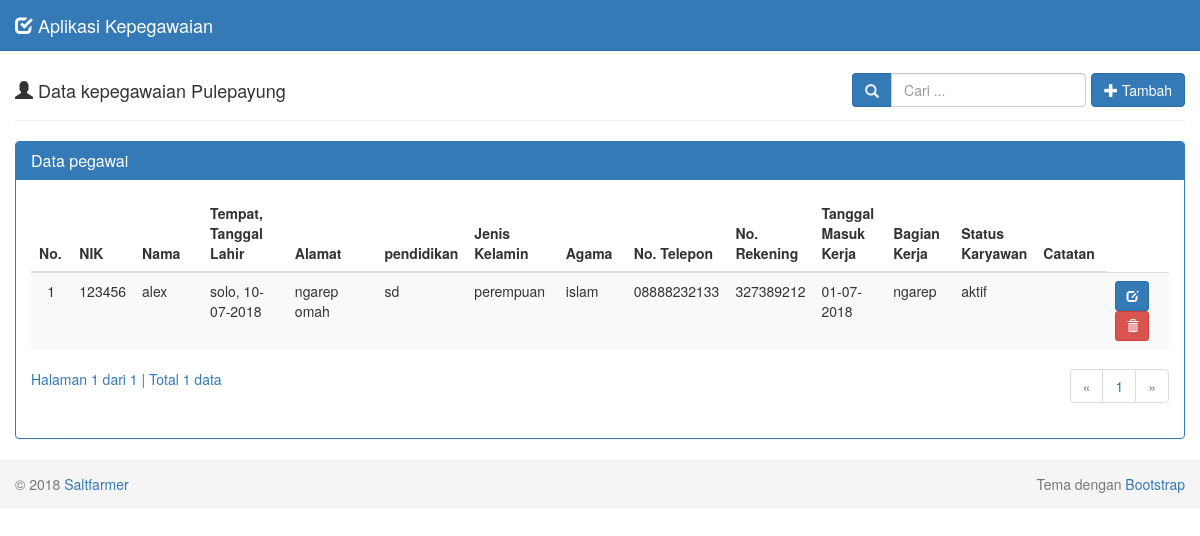
The page / on the database its author committed.
### tables this page shows
CREATE TABLE `pegawai` (
  `nik` int(10) NOT NULL,
  `nama` varchar(30) NOT NULL,
  `tempat_lahir` varchar(15) NOT NULL,
  `tanggal_lahir` date NOT NULL,
  `alamat` varchar(50) NOT NULL,
  `pendidikan` varchar(5) NOT NULL,
  `jenis_kelamin` varchar(10) NOT NULL,
  `agama` varchar(10) NOT NULL,
  `no_telepon` varchar(15) NOT NULL,
  `no_rekening` varchar(15) NOT NULL,
  `tanggal_masuk_kerja` date NOT NULL,
  `bagian_kerja` varchar(15) NOT NULL,
  `status_karyawan` varchar(10) NOT NULL,
  `catatan` varchar(25) NOT NULL
);

### tampil-data.php (the view, shortened to what this page needs)
<?php
if (isset($_POST['cari'])) {
  $cari = $_POST['cari'];
} else {
  $cari = "";
}
?>
  <div class="row">
    <div class="col-md-12">
      <div class="page-header">
        <h4>
          <i class="glyphicon glyphicon-user"></i> Data kepegawaian Pulepayung
          <div class="pull-right btn-tambah">
            <form class="form-inline" method="POST" action="index.php">
              <div class="form-group">
                <div class="input-group">
                  <div class="input-group-addon">
                    <i class="glyphicon glyphicon-search"></i>
                  </div>
                  <input type="text" class="form-control" name="cari" placeholder="Cari ..." autocomplete="off" value="<?php echo $cari; ?>">
                </div>
              </div>
              <a class="btn btn-primary" href="?page=tambah">
                <i class="glyphicon glyphicon-plus"></i> Tambah
              </a>
            </form>
          </div>
        </h4>
      </div>
      <div class="panel panel-primary">
        <div class="panel-heading">
          <h3 class="panel-title">Data pegawai</h3>
        </div>
        <div class="panel-body">
          <div class="table-responsive">
            <table class="table table-striped table-hover">
              <thead>
                <tr>
                  <th>No.</th>
                  <th>NIK</th>
                  <th>Nama</th>
                  <th>Tempat, Tanggal Lahir</th>
                  <th>Alamat</th>
                  <th>pendidikan</th>
                  <th>Jenis Kelamin</th>
                  <th>Agama</th>
                  <th>No. Telepon</th>
                  <th>No. Rekening</th>
                  <th>Tanggal Masuk Kerja</th>
                  <th>Bagian Kerja</th>
                  <th>Status Karyawan</th>
                  <th>Catatan</th
                </tr>
              </thead>
              <tbody>
              <?php
              $batas = 10;
              if (isset($cari)) {
                $jumlah_record = mysql_query("SELECT COUNT(*) FROM pegawai
                                              WHERE nik LIKE '%$cari%' OR nama LIKE '%$cari%'");
              } else {
                $jumlah_record = mysql_query("SELECT COUNT(*) FROM pegawai");
              }
              $jumlah  = mysql_result($jumlah_record, 0);
              $halaman = ceil($jumlah / $batas);
              $page    = (isset($_GET['hal'])) ? (int)$_GET['hal'] : 1;
              $mulai   = ($page - 1) * $batas;
              $no = 1;
              if (isset($cari)) {
                $sql = mysql_query("SELECT * FROM pegawai
                                    WHERE nik LIKE '%$cari%' OR nama LIKE '%$cari%'
                                    ORDER BY nik DESC LIMIT $mulai, $batas");
              } else {
                $sql = mysql_query("SELECT * FROM pegawai
                                    ORDER BY nik DESC LIMIT $mulai, $batas");
              }
              while ($data = mysql_fetch_assoc($sql)) {
                $tanggal_1        = $data['tanggal_lahir'];
                $tgl_1            = explode('-',$tanggal_1);
                $tanggal_lahir  = $tgl_1[2]."-".$tgl_1[1]."-".$tgl_1[0];
                $tanggal_2        = $data['tanggal_masuk_kerja'];
                $tgl_2            = explode('-',$tanggal_2);
                $tanggal_masuk_kerja  = $tgl_2[2]."-".$tgl_2[1]."-".$tgl_2[0];
                echo "<tr>
                      <td width='50' class='center'>$no</td>
                      <td width='60'>$data[nik]</td>
                      <td width='150'>$data[nama]</td>
                      <td width='180'>$data[tempat_lahir], $tanggal_lahir</td>
                      <td width='250'>$data[alamat]</td>
                      <td width='50'>$data[pendidikan]</td>
                      <td width='120'>$data[jenis_kelamin]</td>
                      <td width='100'>$data[agama]</td>
                      <td width='80'>$data[no_telepon]</td>
                      <td width='60'>$data[no_rekening]</td>
                      <td width='90'>$tanggal_masuk_kerja</td>
                      <td width='100'>$data[bagian_kerja]</td>
                      <td width='60'>$data[status_karyawan]</td>
                      <td width='100'>$data[catatan]</td>
                      <td width='100'>
                        <div class=''>
                          <a data-toggle='tooltip' data-placement='top' title='Ubah' style='margin-right:5px' class='btn btn-primary btn-sm' href='?page=ubah&id=$data[nik]'>
                            <i class='glyphicon glyphicon-edit'></i>
                          </a>";
              ?>
                          <a data-toggle="tooltip" data-placement="top" title="Hapus" class="btn btn-danger btn-sm" href="proses-hapus.php?id=<?php echo $data['nik'];?>" onclick="return confirm('Anda yakin ingin menghapus pegawai <?php echo $data['nama']; ?>?');">
                            <i class="glyphicon glyphicon-trash"></i>
                          </a>
              <?php
                echo "
                        </div>
                      </td>
                    </tr>";
                $no++;
              }
              ?>
              </tbody>
            </table>
            <?php
            if (empty($_GET['hal'])) {
              $halaman_aktif = '1';
            } else {
              $halaman_aktif = $_GET['hal'];
            }
            ?>
            <a>
              Halaman <?php echo $halaman_aktif; ?> dari <?php echo $halaman; ?> |
              Total <?php echo $jumlah; ?> data
            </a>
            <nav>
              <ul class="pagination pull-right">
              <?php
              if ($halaman_aktif<='1') { ?>
                <li class="disabled">
                  <a href="" aria-label="Previous">
                    <span aria-hidden="true">&laquo;</span>
                  </a>
                </li>
              <?php
              }
              ?>
              <?php
              for($x=1; $x<=$halaman; $x++) { ?>
                <li class="">
                  <a href="?hal=<?php echo $x ?>"><?php echo $x ?></a>
                </li>
              <?php
              }
              ?>
              <?php
              if ($halaman_aktif>=$halaman) { ?>
                <li class="disabled">
                  <a href="" aria-label="Next">
                    <span aria-hidden="true">&raquo;</span>
                  </a>
                </li>
              <?php
              }
              ?>
              </ul>
            </nav>
          </div>
        </div>
      </div>
    </div>
  </div>

### index.php (shortened to what this page needs)
<!DOCTYPE html>
<html lang="en">
  <head>
    <link href="assets/css/bootstrap.min.css" rel="stylesheet">
    <link href="assets/css/datepicker.min.css" rel="stylesheet">
    <link href="assets/css/style.css" rel="stylesheet">
  </head>
  <body>
    <nav class="navbar navbar-default navbar-fixed-top">
      <div class="container-fluid">
        <div class="navbar-header">
          <a class="navbar-brand" href="index.php">
            <i class="glyphicon glyphicon-check"></i>
            Aplikasi Kepegawaian
          </a>
        </div>
      </div>
    </nav>
    <div class="container-fluid">
      <?php
      if (empty($_GET["page"])) {
        include "tampil-data.php";
      } elseif ($_GET['page'] == 'tambah') {
        include "form-tambah.php";
      } elseif ($_GET['page'] == 'ubah') {
        include "form-ubah.php";
      }
      ?>
    </div>
    <footer class="footer">
      <div class="container-fluid">
        <p class="text-muted pull-left">&copy; 2018 <a href="saltfarmer.github.io">Saltfarmer</a></p>
        <p class="text-muted pull-right ">Tema dengan <a href="http://www.getbootstrap.com" target="_blank">Bootstrap</a></p>
      </div>
    </footer>
  </body>
</html>

### assets/css/style.css (style rules this page uses)
body { padding-top: 40px; }
.navbar-default { background-color: #337ab7; border-color: #2e6da4; }
.navbar-default .navbar-brand { color: #f1f2f7; }
.container-fluid .text-muted { margin: 15px 0; }
.input-group-addon { background-color: #337ab7; border: 1px solid #2e6da4; border-radius: 4px; color: #f1f2f7; }
.footer { width: 100%; height: 50px; background-color: #f5f5f5; }
.btn-tambah { margin-top: -7px; }
.center { text-align: center; }
.pagination { margin-top: -20px; }

### rows shown on the page
pegawai: nik "123456", nama "alex", tempat_lahir "solo", tanggal_lahir "10-07-2018", alamat "ngarep omah", pendidikan "sd", jenis_kelamin "perempuan", agama "islam", no_telepon "08888232133", no_rekening "327389212", tanggal_masuk_kerja "01-07-2018", bagian_kerja "ngarep", status_karyawan "aktif"

### other values the page prints
$halaman_aktif "1"
$halaman "1"
$jumlah "1"
